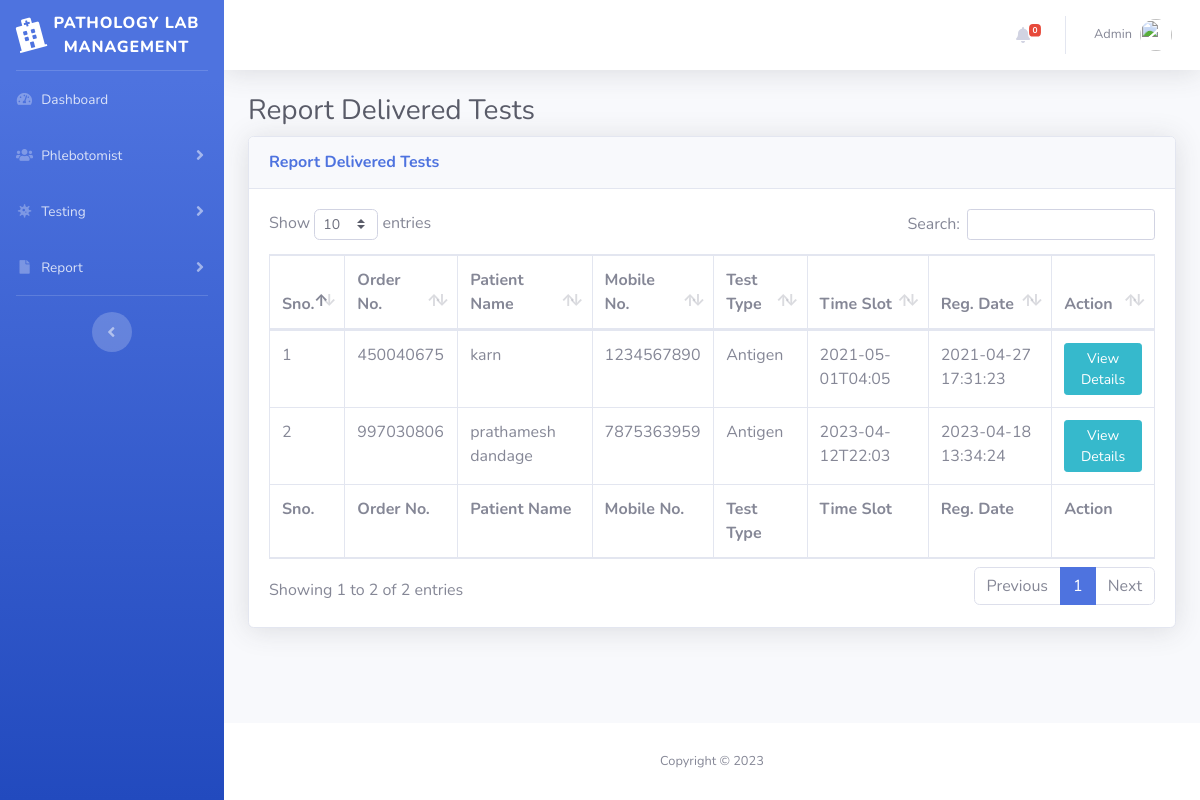
Screenshot of /reportdelivered-test.php (signed in) with the database file from the repository.
### tables this page shows
CREATE TABLE `tbltestrecord` (
  `id` int(11) NOT NULL,
  `OrderNumber` bigint(14) DEFAULT NULL,
  `PatientMobileNumber` bigint(14) DEFAULT NULL,
  `TestType` varchar(100) DEFAULT NULL,
  `TestTimeSlot` varchar(120) DEFAULT NULL,
  `ReportStatus` varchar(100) DEFAULT NULL,
  `FinalReport` varchar(150) DEFAULT NULL,
  `ReportUploadTime` varchar(200) DEFAULT NULL,
  `RegistrationDate` timestamp NULL DEFAULT current_timestamp(),
  `AssignedtoEmpId` varchar(150) DEFAULT NULL,
  `AssigntoName` varchar(180) DEFAULT NULL,
  `AssignedTime` varchar(100) DEFAULT NULL
);

CREATE TABLE `tblpatients` (
  `id` int(11) NOT NULL,
  `FullName` varchar(120) DEFAULT NULL,
  `MobileNumber` bigint(12) DEFAULT NULL,
  `DateOfBirth` date DEFAULT NULL,
  `GovtIssuedId` varchar(150) DEFAULT NULL,
  `GovtIssuedIdNo` varchar(150) DEFAULT NULL,
  `FullAddress` varchar(255) DEFAULT NULL,
  `State` varchar(200) DEFAULT NULL,
  `RegistrationDate` timestamp NOT NULL DEFAULT current_timestamp()
);

### reportdelivered-test.php (the view, shortened to what this page needs)
<?php session_start();
include_once('includes/config.php');
if (strlen($_SESSION['aid']==0)) {
  header('location:logout.php');
  } else{
?>
<!DOCTYPE html>
<html lang="en">
<head>
    <link href="vendor/fontawesome-free/css/all.min.css" rel="stylesheet" type="text/css">
    <link href="css/sb-admin-2.min.css" rel="stylesheet">
    <link href="vendor/datatables/dataTables.bootstrap4.min.css" rel="stylesheet">
</head>
<body id="page-top">
    <div id="wrapper">
  <?php include_once('includes/sidebar.php');?>
        <div id="content-wrapper" class="d-flex flex-column">
            <div id="content">
<?php include_once('includes/topbar.php');?>
                <div class="container-fluid">
                    <h1 class="h3 mb-2 text-gray-800">Report Delivered Tests</h1>
                    <div class="card shadow mb-4">
                        <div class="card-header py-3">
                            <h6 class="m-0 font-weight-bold text-primary">Report Delivered Tests</h6>
                        </div>
                        <div class="card-body">
                            <div class="table-responsive">
                                <form name="assignto" method="post">
                    <table class="table table-bordered" id="dataTable" width="100%" cellspacing="0">
                                    <thead>
                                        <tr>
                                            <th>Sno.</th>
                                            <th>Order No.</th>
                                            <th>Patient Name</th>
                                            <th>Mobile No.</th>
                                            <th>Test Type</th>
                                            <th>Time Slot</th>
                                            <th>Reg. Date</th>
                                            <th>Action</th>
                                        </tr>
                                    </thead>
                                      <tfoot>
                                            <tr>
                                            <th>Sno.</th>
                                            <th>Order No.</th>
                                            <th>Patient Name</th>
                                            <th>Mobile No.</th>
                                            <th>Test Type</th>
                                            <th>Time Slot</th>
                                            <th>Reg. Date</th>
                                            <th>Action</th>
                                        </tr>
                                    </tfoot>
                                    <tbody>
<?php $query=mysqli_query($con,"select tbltestrecord.OrderNumber,tblpatients.FullName,tblpatients.MobileNumber,tbltestrecord.TestType,tbltestrecord.TestTimeSlot,tbltestrecord.RegistrationDate,tbltestrecord.id as testid from tbltestrecord
join tblpatients on tblpatients.MobileNumber=tbltestrecord.PatientMobileNumber
where ReportStatus='Delivered'
    ");
$cnt=1;
while($row=mysqli_fetch_array($query)){
?>
                                        <tr>
                                            <td><?php echo $cnt;?></td>
                                            <td><?php echo $row['OrderNumber'];?></td>
                                            <td><?php echo $row['FullName'];?></td>
                                            <td><?php echo $row['MobileNumber'];?></td>
                                            <td><?php echo $row['TestType'];?></td>
                                            <td><?php echo $row['TestTimeSlot'];?></td>
                                             <td><?php echo $row['RegistrationDate'];?></td>
                                            <td>
                                <a href="test-details.php?tid=<?php echo $row['testid'];?>&&oid=<?php echo $row['OrderNumber'];?>" class="btn btn-info btn-sm">View Details</a>
                            </td>
                                        </tr>
<?php $cnt++;} ?>
                                    </tbody>
                                </table>
                                     </form>
                            </div>
                        </div>
                    </div>
                </div>
            </div>
    <?php include_once('includes/footer.php');?>
        </div>
    </div>
</body>
</html>
<?php } ?>

### includes/topbar.php (shortened to what this page needs)
      <nav class="navbar navbar-expand navbar-light bg-white topbar mb-4 static-top shadow">
            <?php if($_SESSION['aid']):?>
                    <ul class="navbar-nav ml-auto">
<?php $query=mysqli_query($con,"select * from tbltestrecord where ReportStatus is null");
$count=mysqli_num_rows($query);
?>
                        <li class="nav-item dropdown no-arrow mx-1">
                            <a class="nav-link dropdown-toggle" href="#" id="alertsDropdown" role="button"
                                data-toggle="dropdown" aria-haspopup="true" aria-expanded="false">
                                <i class="fas fa-bell fa-fw"></i>
                                <span class="badge badge-danger badge-counter"><?php echo $count;?></span>
                            </a>
                        </li>
                        <li class="nav-item dropdown no-arrow">
                            <a class="nav-link dropdown-toggle" href="#" id="userDropdown" role="button"
                                data-toggle="dropdown" aria-haspopup="true" aria-expanded="false">
                <?php
$adid=$_SESSION['aid'];
$ret1=mysqli_query($con,"select AdminName from tbladmin where ID='$adid'");
while($row1=mysqli_fetch_array($ret1)){
?>
                                <span class="mr-2 d-none d-lg-inline text-gray-600 small"><?php  echo $row1['AdminName'];?></span>
                           <?php } ?>
                                <img class="img-profile rounded-circle"
                                    src="img/undraw_profile.svg">
                            </a>
                        </li>
                    </ul>
                <?php endif;?>
                </nav>

### rows the page displays
tbltestrecord: OrderNumber "450040675", tblpatients.FullName "karn", tblpatients.MobileNumber "1234567890", TestType "Antigen", TestTimeSlot "2021-05-01T04:05", RegistrationDate "2021-04-27 17:31:23"
tbltestrecord: OrderNumber "997030806", tblpatients.FullName "prathamesh dandage", tblpatients.MobileNumber "7875363959", TestType "Antigen", TestTimeSlot "2023-04-12T22:03", RegistrationDate "2023-04-18 13:34:24"

### other values shown
$count "0"
$row1['AdminName'] "Admin"
